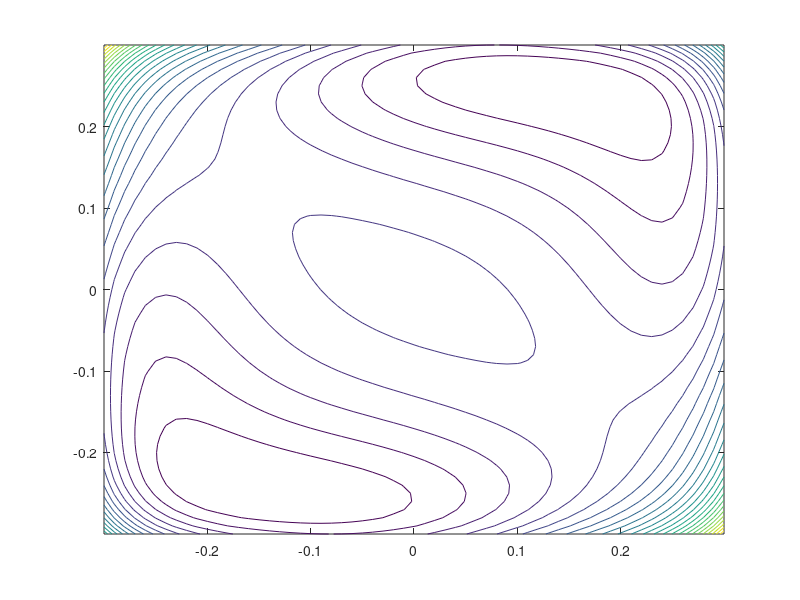

Here is the MATLAB script that generated this plot:
clear;clc;close all;
scale=0.3;
d=0.01;
[Px,Py]=meshgrid(-scale:d:scale,scale:-d:-scale);
[n,m]=size(Px);
% T1=[280,320,360,400];
% for T=T1

Tc=115+273;
T=350;
alpha1=4.124*1e5*(T-Tc);
alpha11=-20.97*1e7;alpha12=7.974e8;
alpha111=1.294*1e9; alpha112=-1.950e9;
alpha1111=3.863*1e10; alpha1112=2.529e10; alpha1122=1.637e10;
Q11=0.1104; Q12=-0.0452; Q44=0.0289;

E1=0;
E2=0;

Ex=E1*ones(n);
Ey=E2*ones(n);

GL_alpha1=alpha1*Px.^2+alpha1*Py.^2;
GL_alphabar11=alpha11*Px.^4+alpha11*Py.^4;
GL_alphabar12=alpha12*Px.^2.*Py.^2;
GL_alpha111=alpha111*Px.^6+alpha111*Py.^6;
GL_alpha112=alpha112*(Px.^4.*Py.^2+Px.^2.*Py.^4);
GL_alpha1111=alpha1111*Px.^8+alpha1111*Py.^8;
GL_alpha1112=alpha1112*(Px.^6.*Py.^2+Px.^2.*Py.^6);
GL_alpha1122=alpha1122*Px.^4.*Py.^4;

e1=1e8;
e2=2e8;
e3=1e9;

G_GL=GL_alpha1+GL_alphabar11+GL_alphabar12+GL_alpha111+GL_alpha112+GL_alpha1111+GL_alpha1112+GL_alpha1122-Ex.*Px-Ey.*Py ...
-e1*(Q11*Px.^2+Q12*Py.^2)-e2*(Q12*Px.^2+Q11*Py.^2)-e3*Q44*Px.*Py;
% plot(Px((n+1)/2,:),G_GL((n+1)/2,:));
% hold on;
% end
% legend;
% plot(Px(4,:),G_GL(4,:));
% surf(G_GL);
% axis off;
% figure;
contour(Px,Py,G_GL,25);
% axis off;

% dG_GL_k_Px_alpha1=2.*alpha1.*Px;
% dG_GL_k_Px_alpha11=4.*alpha11.*Px.^3;
% dG_GL_k_Px_alpha12=2.*alpha12.*Px.*Py.^2;
% dG_GL_k_Px_alpha111=6.*alpha111.*Px.^5;
% dG_GL_k_Px_alpha112=alpha112.*(4.*Px.^3.*Py.^2+2.*Px.*Py.^4);
% dG_GL_k_Px_alpha1111=alpha1111.*8.*Px.^7;
% dG_GL_k_Px_alpha1112=alpha1112.*(6.*Px.^5.*Py.^2+2.*Px.*Py.^6);
% dG_GL_k_Px_alpha1122=alpha1122.*4.*Px.^3.*Py.^4;
% dG_GL_k_Px=dG_GL_k_Px_alpha1+dG_GL_k_Px_alpha11+dG_GL_k_Px_alpha12+dG_GL_k_Px_alpha111+dG_GL_k_Px_alpha112+dG_GL_k_Px_alpha1111+dG_GL_k_Px_alpha1112+dG_GL_k_Px_alpha1122;
% 
% dG_GL_k_Py_alpha1=2.*alpha1.*Py;
% dG_GL_k_Py_alpha11=4.*alpha11.*Py.^3;
% dG_GL_k_Py_alpha12=2.*alpha12.*Py.*Px.^2;
% dG_GL_k_Py_alpha111=6.*alpha111.*Py.^5;
% dG_GL_k_Py_alpha112=alpha112.*(4.*Py.^3.*Px.^2+2.*Py.*Px.^4);
% dG_GL_k_Py_alpha1111=alpha1111.*8.*Py.^7;
% dG_GL_k_Py_alpha1112=alpha1112.*(6.*Py.^5.*Px.^2+2.*Py.*Px.^6);
% dG_GL_k_Py_alpha1122=alpha1122.*4.*Py.^3.*Px.^4;
% dG_GL_k_Py=dG_GL_k_Py_alpha1+dG_GL_k_Py_alpha11+dG_GL_k_Py_alpha12+dG_GL_k_Py_alpha111+dG_GL_k_Py_alpha112+dG_GL_k_Py_alpha1111+dG_GL_k_Py_alpha1112+dG_GL_k_Py_alpha1122;
% 
% figure;
% quiver(Px,Py,dG_GL_k_Px,dG_GL_k_Py,2);
